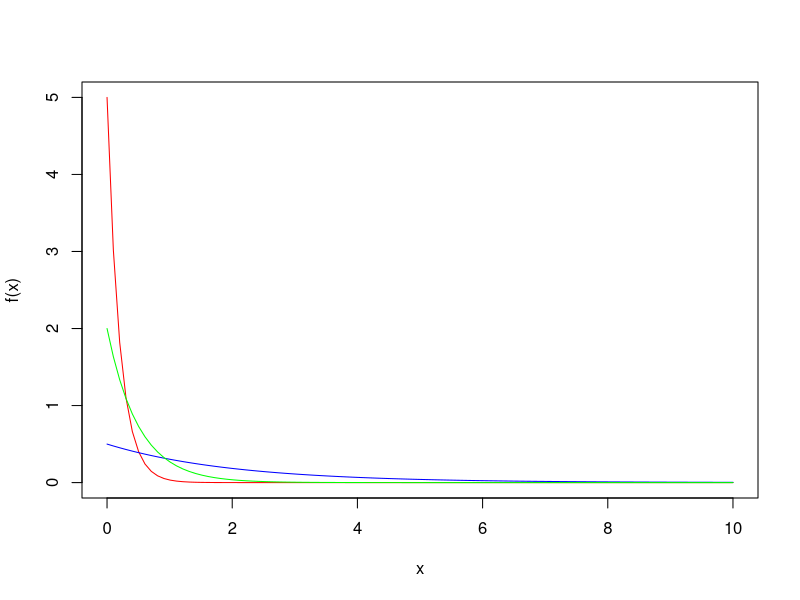
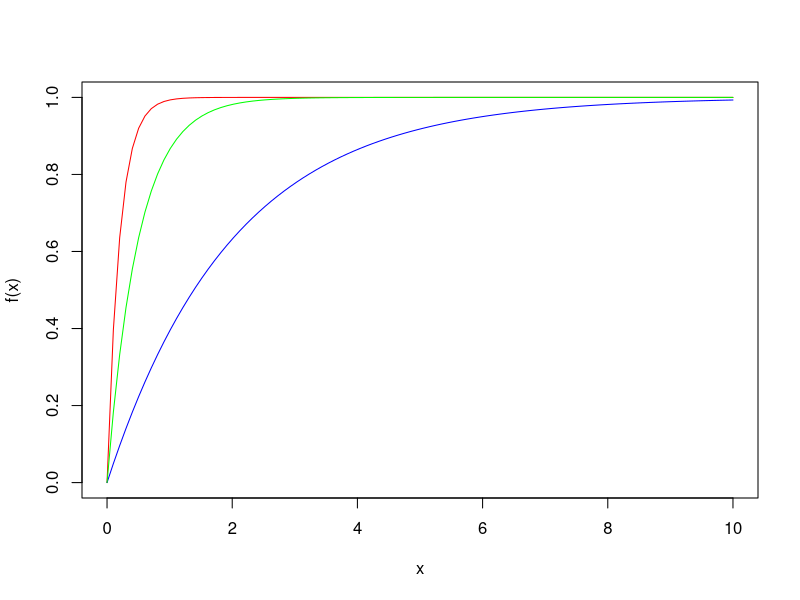
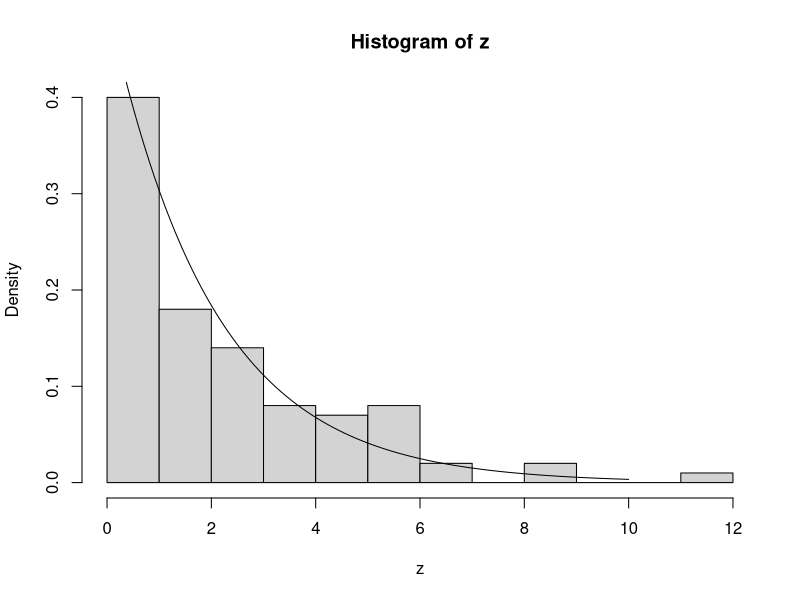
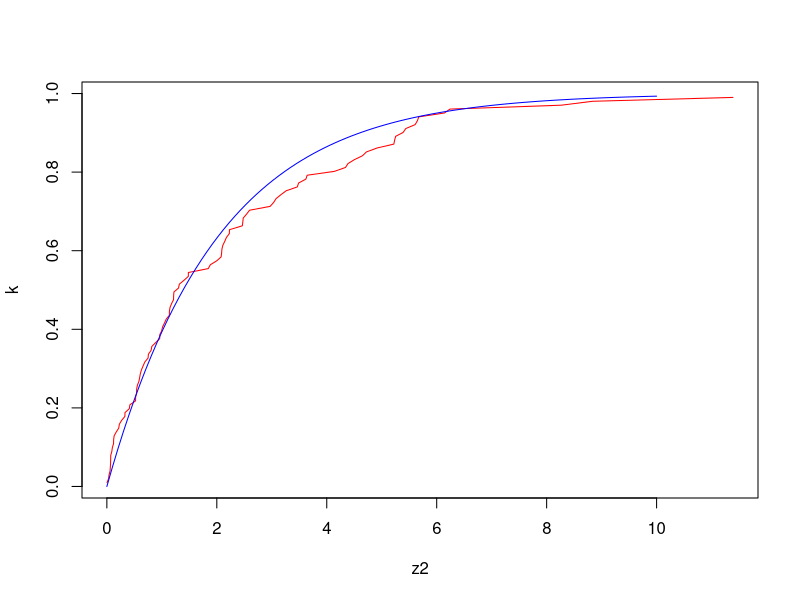
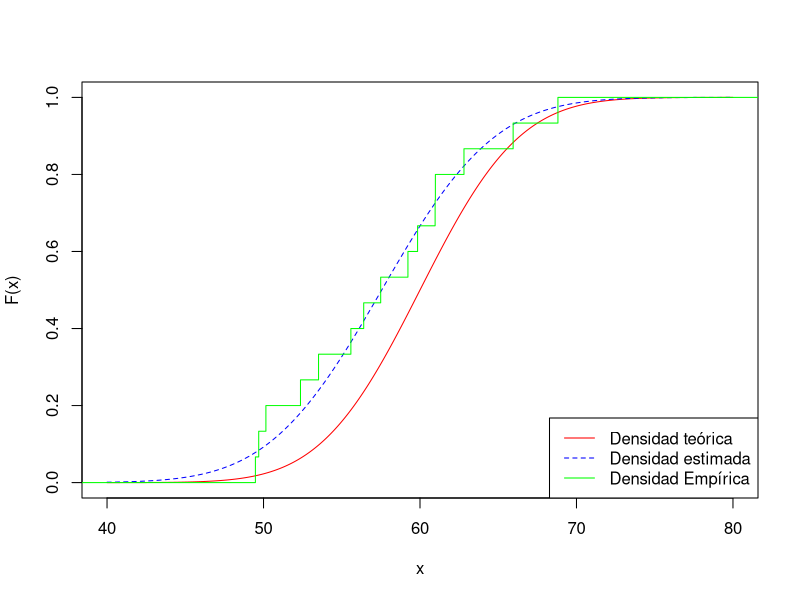
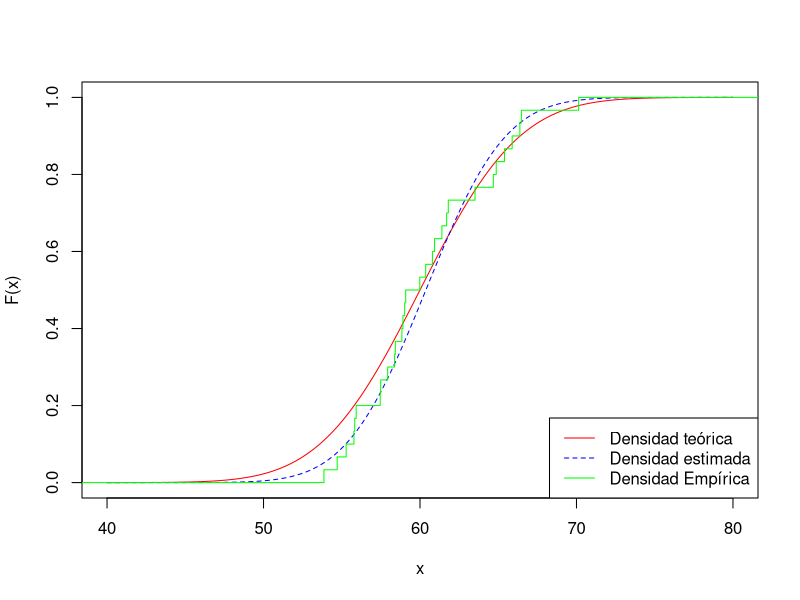
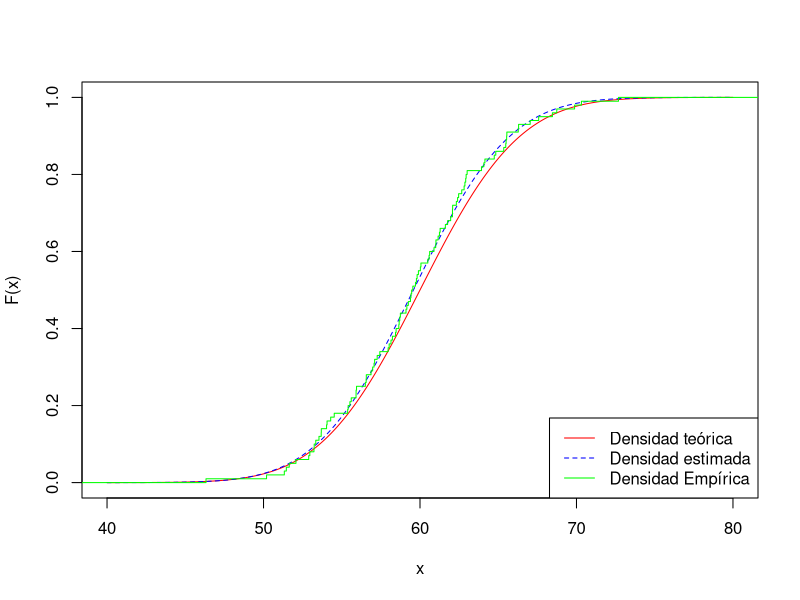

Write R code to recreate these figures, in order.
## @knitr inic
#Jose Miguel Saavedra Aguilar
library(ordinal)
set.seed(157017)

## @knitr t1inicializacion
# Creamos un vector de 100 puntos en el soporte.
# En nuestro caso, tomamos de 0 a 10.
x <- seq(0, 10, length = 100)

## @knitr t1ej1
# y es la función de densidad elegida evaluada en los puntos de x
# Para obtener la función de densidad, se toma "d"+nombre de la distribución,
# por ejemplo dnorm o dexp
y1 <- dexp(x, rate = 5)
y2 <- dexp(x, rate = 0.5)
y3 <- dexp(x, rate = 2)


## @knitr t1ej2
# f es la función de distribución asociada evaluada en los puntos de x
# Para obtener la función de densidad, se toma "p"+nombre de la distribución,
# por ejemplo pnorm o pexp.
f1 <- pexp(x, rate = 5)
f2 <- pexp(x, rate = 0.5)
f3 <- pexp(x, rate = 2)


## @knitr t1ej3
# Tomamos n=100 y simulamos n datos pseudoaleatorios de la distribución elegida
# Para obtener los datos aleatorios, se toma "r"+nombre de la distribución,
# por ejemplo rnorm o rexp
n <- 100
z <- rexp(n, rate = 0.5)

## @knitr t1ej4
#Ahora vamos a ordenar los datos como indica la tarea.
z2 <- sort(z)
# Inicializamos k =i/n+1
k <- numeric()

for (i in 1:n) {
  k[i] <- i / (n + 1)
}

## @knitr t1gr1
plot(x, y1, type = "l", col = "red", xlab = "x", ylab = "f(x)")
lines(x, y2, col = "blue")
lines(x, y3, col = "green")

## @knitr t1gr2
plot(x, f1, type = "l", col = "red", xlab = "x", ylab = "f(x)")
lines(x, f2, col = "blue")
lines(x, f3, col = "green")

## @knitr t1gr3
hist(z, breaks = "FD", freq = FALSE)
lines(x, y2)

## @knitr t1gr4
#Graficamos los puntos y comparamos con la función de densidad teórica
plot(z2, k, col = "red", type = "l")
lines(x, f2, col = "blue")

## @knitr t2ej1
#Ejemplo 2
set.seed(157017)
prob <- c(.1, 0.3, 0.5, 0.7, 1)
frec <- findInterval(runif(1000), prob)
table(frec) / 1000
set.seed(157017)
frecSample <- sample(x = 0:4, size = 1000, replace = TRUE,
                     prob = c(0.1, 0.2, 0.2, 0.2, 0.3))
table(frecSample) / 1000

## @knitr t2ej2
#Ejemplo 3
p <- function(n) {
  values <- sample(1:100, n, replace = TRUE)
  prob <- (2 * values) / (100 * 101)
  return(prob)
}
head(p(10000), n = 30)

## @knitr t2ej3
#Ejemplo 4
mayor <- 0
for (i in 1:10000){
  reclamaciones <- sum(rbinom(1000, 1, 0.09245))
  montos <- sum(rgamma(reclamaciones, 7000, 1))
  if (montos > 500000) {
    mayor <- mayor + 1
  }
}
mayor / 10000


## @knitr t3estimadores
est1 <- function(x) {
  mean(x)
}

est2 <- function(x) {
  n <- length(x)
  sum((x - mean(x))^2) / n
}

est3 <- function(x) {
  n <- length(x)
  -0.5 + sqrt(.25 + sum(x^2) / n)
}

## @knitr t3ej2
lambda <- 3
n1 <- 10
n2 <- 20
n3 <- 40
n4 <- 80
n5 <- 200

x1 <- rpois(n1, lambda)
x2 <- rpois(n2, lambda)
x3 <- rpois(n3, lambda)
x4 <- rpois(n4, lambda)
x5 <- rpois(n5, lambda)

e11 <- est1(x1)
e12 <- est2(x1)
e13 <- est3(x1)
e21 <- est1(x2)
e22 <- est2(x2)
e23 <- est3(x2)
e31 <- est1(x3)
e32 <- est2(x3)
e33 <- est3(x3)
e41 <- est1(x4)
e42 <- est2(x4)
e43 <- est3(x4)
e51 <- est1(x5)
e52 <- est2(x5)
e53 <- est3(x5)

print("  n |  est1,  est2,  est3")
print(sprintf("%3i | %1.3f, %1.3f, %1.3f", n1, e11, e12, e13))
print(sprintf("%3i | %1.3f, %1.3f, %1.3f", n2, e21, e22, e23))
print(sprintf("%3i | %1.3f, %1.3f, %1.3f", n3, e31, e32, e33))
print(sprintf("%3i | %1.3f, %1.3f, %1.3f", n4, e41, e42, e43))
print(sprintf("%3i | %1.3f, %1.3f, %1.3f", n5, e51, e52, e53))


## @knitr t3ej3dfn
n1 <- 15
x1 <- rnorm(n1, mean = 60, sd = 5)
k1 <- 1:n1 / (n1)


## @knitr t3ej3a

estMu <- function(x) {
  mean(x)
}

estSigma <- function(x) {
  n <- length(x)
  sqrt(sum((x - mean(x))^2) / n)
}

mu1 <- estMu(x1)
sigma1 <- estSigma(x1)
k1 <- 1 : n1 / (n1)

## @knitr t3ej3b
x <- seq(40, 80, length = 500)
plot(x, pnorm(x, mean = 60, sd = 5), type = "l", col = "red",
     xlab = "x", ylab = "F(x)")
lines(x, pnorm(x, mean = mu1, sd = sigma1), lty = 2, col = "blue")
lines(c(0, sort(x1), 100), c(0,k1,1), col = "green", type = "s")
legend("bottomright", legend = c("Densidad teórica", "Densidad estimada",
                                 "Densidad Empírica"),
       col = c("red", "blue", "green"), lty = c(1, 2, 1))

## @knitr t3ej3dfn2
n2 <- 30
x2 <- rnorm(n2, mean = 60, sd = 5)
n3 <- 100
x3 <- rnorm(n3, mean = 60, sd = 5)
k2 <- 1:n2 / (n2)
k3 <- 1:n3 / (n3)

## @knitr t3ej3c
mu2 <- estMu(x2)
sigma2 <- estSigma(x2)
mu3 <- estMu(x3)
sigma3 <- estSigma(x3)

## @knitr t3ej3c1
plot(x, pnorm(x, mean = 60, sd = 5), type = "l", col = "red",
     xlab = "x", ylab = "F(x)")
lines(x, pnorm(x, mean = mu2, sd = sigma2), lty = 2, col = "blue")
lines(c(0, sort(x2), 100), c(0, k2, 1), col = "green", type = "s")
legend("bottomright", legend = c("Densidad teórica", "Densidad estimada",
                                 "Densidad Empírica"),
       col = c("red", "blue", "green"), lty = c(1, 2, 1))

## @knitr t3ej3c2
plot(x, pnorm(x, mean = 60, sd = 5), type = "l", col = "red", xlab = "x",
     ylab = "F(x)")
lines(x, pnorm(x, mean = mu3, sd = sigma3), lty = 2, col = "blue")
lines(c(0, sort(x3), 100), c(0, k3, 1), col = "green", type = "s")
legend("bottomright",
       legend = c("Densidad teórica", "Densidad estimada", "Densidad Empírica"),
       col = c("red", "blue", "green"), lty = c(1, 2, 1))


## @knitr t4setBootstrap
n <- 300
lambda <- 5
x <- rexp(300, rate = lambda)


## @knitr t4bootstrap
r <- mean(x)
k <- 100
m <- 30
q1 <- 0.025
q2 <- 0.975

q1Est <- numeric(k)
q2Est <- numeric(k)

for (i in 1:k){
  z <- sample(x,size = m, replace = FALSE)
  q1Est[i] <- quantile(z,q1)
  q2Est[i] <- quantile(z,q2)
}

## @knitr t4comparativo

Q1 <- mean(q1Est)
Q2 <- mean(q2Est)

S1 <- sd(q1Est)
S2 <- sd(q2Est)

print(sprintf("La media del cuantil %1.3f es %2.3f", q1, Q1))
print(sprintf("La media del cuantil %1.3f es %2.3f", q2, Q2))
print(sprintf("La desviación estándar del cuantil %1.3f es %2.3f", q1, S1))
print(sprintf("La desviación estándar del cuantil %1.3f es %2.3f", q2, S2))

## @knitr t5setBootstrap
n <- 300
lambda <- 5
x <- rexp(300, rate = lambda)


## @knitr t5bootstrap
r <- mean(x)
k <- 100
m <- 30
q1 <- 0.025
q2 <- 0.975

q1Est <- numeric(k)
q2Est <- numeric(k)

for (i in 1:k){
  z <- rexp(m, rate = 1 / r)
  rBoot <- mean(z)
  q1Est[i] <- qexp(q1, rate = 1 / rBoot)
  q2Est[i] <- qexp(q2, rate = 1 / rBoot)
}

## @knitr t5comparativo

Q1 <- mean(q1Est)
Q2 <- mean(q2Est)

S1 <- sd(q1Est)
S2 <- sd(q2Est)

print(sprintf("La media del cuantil %1.3f es %2.3f", q1, Q1))
print(sprintf("La media del cuantil %1.3f es %2.3f", q2, Q2))
print(sprintf("La desviación estándar del cuantil %1.3f es %2.3f", q1, S1))
print(sprintf("La desviación estándar del cuantil %1.3f es %2.3f", q2, S2))

## @knitr t6setBootstrap
n <- 300
lambda <- 5
x <- rexp(300, rate = lambda)


## @knitr t6bootstrap
r <- mean(x)
k <- 100
m <- 30
q1 <- 0.025
q2 <- 0.975

q1Est <- numeric(k)
q2Est <- numeric(k)

for (i in 1:k){
  z <- rexp(m, rate = 1 / r)
  rBoot <- mean(z)
  q1Est[i] <- qexp(q1, rate = 1 / rBoot)
  q2Est[i] <- qexp(q2, rate = 1 / rBoot)
}

## @knitr t6normal

Q1 <- mean(q1Est)
Q2 <- mean(q2Est)

S1 <- sd(q1Est)  # R uses ddof=1 by default for unbiased standard deviation
S2 <- sd(q2Est)

T1L <- Q1 - S1 * qnorm(0.975)
T1R <- Q1 + S1 * qnorm(0.975)

T2L <- Q2 - S2 * qnorm(0.975)
T2R <- Q2 + S2 * qnorm(0.975)

q1_real <- qexp(q1, rate = lambda)
q2_real <- qexp(q2, rate = lambda)

print("Por el método normal:")
print(sprintf("El intervalo de confianza para el cuantil %.3f es (%.5f, %.5f)", q1, T1L, T1R))
if (T1L < q1_real && q1_real < T1R) {
  print(sprintf("El cuantil %.3f está en el intervalo de confianza", q1))
} else {
  print(sprintf("El cuantil %.3f no está en el intervalo de confianza", q1))
}

print(sprintf("El intervalo de confianza para el cuantil %.3f es (%.5f, %.5f)", q2, T2L, T2R))
if (T2L < q2_real && q2_real < T2R) {
  print(sprintf("El cuantil %.3f está en el intervalo de confianza", q2))
} else {
  print(sprintf("El cuantil %.3f no está en el intervalo de confianza", q2))
}

## @knitr t6pivotal

q1_N <- qexp(q1, rate = 1 / r)
q2_N <- qexp(q2, rate = 1 / r)

q1_R <- quantile(q1Est, 0.025)
q1_L <- quantile(q1Est, 0.975)
q2_R <- quantile(q2Est, 0.025)
q2_L <- quantile(q2Est, 0.975)

P1L <- 2 * q1_N - q1_L
P1R <- 2 * q1_N - q1_R
P2L <- 2 * q2_N - q2_L
P2R <- 2 * q2_N - q2_R

print("Por el método pivotal:")
print(sprintf("El intervalo de confianza para el cuantil %.3f es (%.5f, %.5f)", q1, P1L, P1R))
if (P1L < q1_real && q1_real < P1R) {
  print(sprintf("El cuantil %.3f está en el intervalo de confianza", q1))
} else {
  print(sprintf("El cuantil %.3f no está en el intervalo de confianza", q1))
}

print(sprintf("El intervalo de confianza para el cuantil %.3f es (%.5f, %.5f)", q2, P2L, P2R))
if (P2L < q2_real && q2_real < P2R) {
  print(sprintf("El cuantil %.3f está en el intervalo de confianza", q2))
} else {
  print(sprintf("El cuantil %.3f no está en el intervalo de confianza", q2))
}
